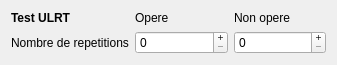
    <widget class="QWidget" name="layoutWidget_17">
     <property name="geometry">
      <rect>
       <x>30</x>
       <y>1290</y>
       <width>337</width>
       <height>58</height>
      </rect>
     </property>
     <layout class="QGridLayout" name="gridLayout_testUlrt">
      <item row="0" column="0">
       <widget class="QLabel" name="label_testUlrt">
        <property name="font">
         <font>
          <bold>true</bold>
         </font>
        </property>
        <property name="text">
         <string>Test ULRT</string>
        </property>
        <property name="textFormat">
         <enum>Qt::TextFormat::RichText</enum>
        </property>
       </widget>
      </item>
      <item row="0" column="1">
       <widget class="QLabel" name="label_opere_15">
        <property name="text">
         <string>Opere</string>
        </property>
       </widget>
      </item>
      <item row="0" column="2">
       <widget class="QLabel" name="label_non_opere_15">
        <property name="text">
         <string>Non opere</string>
        </property>
       </widget>
      </item>
      <item row="1" column="0">
       <widget class="QLabel" name="label_nbRepetitions">
        <property name="text">
         <string>Nombre de repetitions</string>
        </property>
       </widget>
      </item>
      <item row="1" column="1">
       <widget class="QSpinBox" name="spinBox_e_nbRepetitionsO">
        <property name="cursor">
         <cursorShape>ArrowCursor</cursorShape>
        </property>
        <property name="buttonSymbols">
         <enum>QAbstractSpinBox::ButtonSymbols::PlusMinus</enum>
        </property>
        <property name="accelerated">
         <bool>true</bool>
        </property>
       </widget>
      </item>
      <item row="1" column="2">
       <widget class="QSpinBox" name="spinBox_e_nbRepetitionsNO">
        <property name="cursor">
         <cursorShape>ArrowCursor</cursorShape>
        </property>
        <property name="buttonSymbols">
         <enum>QAbstractSpinBox::ButtonSymbols::PlusMinus</enum>
        </property>
        <property name="accelerated">
         <bool>true</bool>
        </property>
       </widget>
      </item>
     </layout>
    </widget>
